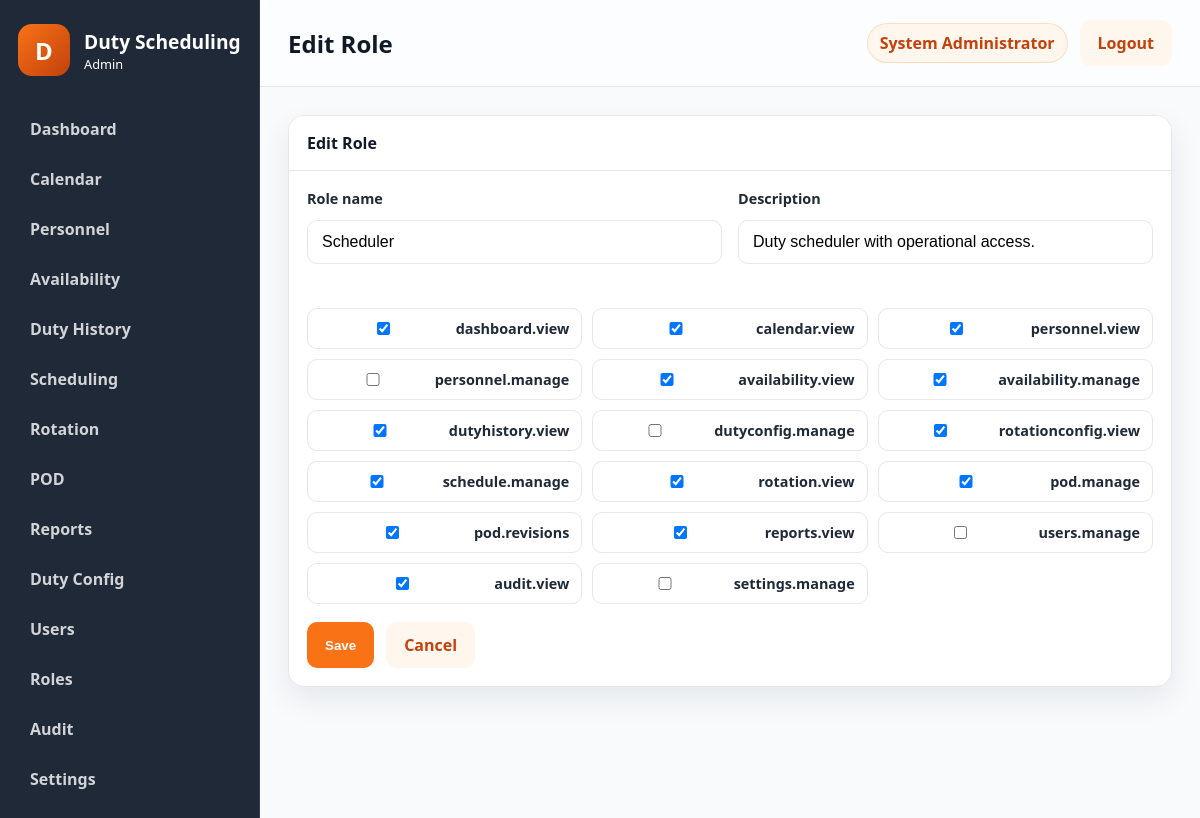
Screenshot of /public/?route=roles/edit&id=2 (signed in) with the database file from the repository.
### tables this page shows
CREATE TABLE users (
    id INT NOT NULL AUTO_INCREMENT,
    username VARCHAR(50) NOT NULL,
    password_hash VARCHAR(255) NOT NULL,
    full_name VARCHAR(100) NOT NULL,
    email VARCHAR(100) NULL,
    role_id INT NOT NULL,
    status ENUM('active','inactive') NOT NULL DEFAULT 'active',
    failed_login_attempts INT NOT NULL DEFAULT 0,
    locked_until DATETIME NULL,
    last_login DATETIME NULL,
    created_at TIMESTAMP NOT NULL DEFAULT CURRENT_TIMESTAMP,
    updated_at TIMESTAMP NOT NULL DEFAULT CURRENT_TIMESTAMP ON UPDATE CURRENT_TIMESTAMP,
    PRIMARY KEY (id),
    UNIQUE KEY uk_users_username (username),
    KEY idx_users_role_id (role_id),
    CONSTRAINT fk_users_role_id FOREIGN KEY (role_id) REFERENCES roles (id)
        ON UPDATE CASCADE
        ON DELETE RESTRICT
);

CREATE TABLE roles (
    id INT NOT NULL AUTO_INCREMENT,
    role_name VARCHAR(50) NOT NULL,
    description VARCHAR(255) NULL,
    permissions LONGTEXT NULL,
    is_active TINYINT(1) NOT NULL DEFAULT 1,
    created_at TIMESTAMP NOT NULL DEFAULT CURRENT_TIMESTAMP,
    updated_at TIMESTAMP NOT NULL DEFAULT CURRENT_TIMESTAMP ON UPDATE CURRENT_TIMESTAMP,
    PRIMARY KEY (id),
    UNIQUE KEY uk_roles_role_name (role_name)
);

### controllers/UserController.php (called while the page is built, shortened)
<?php
class UserController
{
    public function roleEdit(): void
    {
        $id = (int) ($_GET['id'] ?? 0);
        $role = Role::findById($id);
        $pageTitle = 'Edit Role';
        include APP_ROOT . '/views/layouts/layout.php';
    }
}

### public/index.php (called while the page is built, shortened)
<?php
$route = trim((string) ($_GET['route'] ?? ''), " /\t\n\r");
$routeResolver = resolve_route($route);
[$controllerName, $actionName] = $routeResolver;
if ($route !== 'auth/login' && $route !== 'auth/logout' && !is_logged_in()) {
    redirect(APP_PUBLIC_URL . '/?route=auth/login');
}
$controller = new $controllerName();
$controller->{$actionName}();

### core/functions.php (called while the page is built, shortened)
<?php
function normalize_permission(string $permission): string
{
    $normalized = trim(strtolower($permission));
    $normalized = str_replace(':', '.', $normalized);
    $normalized = str_replace('_', '.', $normalized);
    return $normalized;
}
function e(mixed $value): string
{
    return htmlspecialchars((string) $value, ENT_QUOTES, 'UTF-8');
}
function user_has_permission(string $permission): bool
{
    $user = current_user();
    $permissions = $user['permissions'] ?? [];
    return in_array(normalize_permission($permission), $permissions, true);
}

### core/auth.php (called while the page is built, shortened)
<?php
function is_logged_in(): bool
{
    $user = current_user();
    return !empty($user);
}
function current_user(): ?array
{
    $sessionUser = $_SESSION['user'] ?? null;
    $userId = (int) ($_SESSION['user_id'] ?? 0);
    if (is_array($sessionUser) && !empty($sessionUser['id'])) {
        $user = User::findById($userId);
        $role = Role::findById((int) ($user['role_id'] ?? 0));
        $user['role_name'] = $role['role_name'] ?? ($sessionUser['role_name'] ?? '');
        $user['permissions'] = Role::getPermissionsForRoleId((int) ($user['role_id'] ?? 0));
        return $user;
    }
    $user = User::findById($userId);
    $role = Role::findById((int) ($user['role_id'] ?? 0));
    $user['role_name'] = $role['role_name'] ?? '';
    $user['permissions'] = Role::getPermissionsForRoleId((int) ($user['role_id'] ?? 0));
    return $user;
}

### models/User.php (called while the page is built, shortened)
<?php
class User
{
    public static function findById(int $id): ?array
    {
        $pdo = get_db();
        $statement = $pdo->prepare(
            'SELECT u.*, r.role_name, r.permissions AS role_permissions
             FROM users u
             LEFT JOIN roles r ON r.id = u.role_id
             WHERE u.id = :id
             LIMIT 1'
        );
        $statement->execute([':id' => $id]);
        $user = $statement->fetch();
        $user['permissions'] = Role::decodePermissions($user['role_permissions'] ?? '[]');
        return $user;
    }
}

### models/Role.php (called while the page is built, shortened)
<?php
class Role
{
    public static function findById(int $id): ?array
    {
        $pdo = get_db();
        $statement = $pdo->prepare('SELECT * FROM roles WHERE id = :id LIMIT 1');
        $statement->execute([':id' => $id]);
        $role = $statement->fetch();
        return $role ?: null;
    }
    public static function getPermissionsForRoleId(int $roleId): array
    {
        $role = self::findById($roleId);
        return self::decodePermissions($role['permissions'] ?? '[]');
    }
    public static function decodePermissions(mixed $permissions): array
    {
        $values = [];
        if (is_array($permissions)) {
            $values = array_values($permissions);
        } else {
            $decoded = json_decode((string) $permissions, true);
            if (is_array($decoded)) {
                $values = array_values($decoded);
            }
        }
        $normalized = [];
        foreach ($values as $value) {
            $normalized[] = normalize_permission((string) $value);
        }
        return array_values(array_unique($normalized));
    }
}

### views/users/role-form.php (the view, shortened to what this page needs)
<?php
$selectedPermissions = [];
if (isset($role['permissions'])) {
    $selectedPermissions = Role::decodePermissions($role['permissions'] ?? '[]');
}
?>
<div class="panel">
    <div class="panel-header">
        <span><?= e($pageTitle); ?></span>
    </div>
    <div class="panel-body">
        <form method="post" action="<?= e(APP_PUBLIC_URL . '/?route=roles/save'); ?>" class="stack-form">
            <div class="form-grid">
                <div class="form-group">
                    <label>Role name</label>
                    <input type="text" name="role_name" value="<?= e($role['role_name'] ?? ''); ?>" required>
                </div>
                <div class="form-group">
                    <label>Description</label>
                    <input type="text" name="description" value="<?= e($role['description'] ?? ''); ?>">
                </div>
            </div>
            <div class="permission-grid">
                <?php foreach ($permissions as $permission): ?>
                    <label class="checkbox-row">
                        <input type="checkbox" name="perm_<?= e($permission); ?>" value="<?= e($permission); ?>" <?= in_array($permission, $selectedPermissions, true) ? 'checked' : ''; ?>>
                        <span><?= e($permission); ?></span>
                    </label>
                <?php endforeach; ?>
            </div>
            <div class="button-row">
                <button type="submit" class="btn btn-primary">Save</button>
                <a class="btn btn-secondary" href="<?= e(APP_PUBLIC_URL . '/?route=roles/index'); ?>">Cancel</a>
            </div>
        </form>
    </div>
</div>

### views/layouts/layout.php (shortened to what this page needs)
<?php
$user = $user ?? current_user();
$pageTitle = $pageTitle ?? 'Dashboard';
$viewFile = $viewFile ?? APP_ROOT . '/views/dashboard/index.php';
?>
<!doctype html>
<html lang="en">
<head>
    <link rel="stylesheet" href="<?= e(APP_PUBLIC_URL . '/assets/css/app.css'); ?>">
    <link rel="stylesheet" href="<?= e(APP_PUBLIC_URL . '/assets/css/print.css'); ?>">
</head>
<body class="app-body">
    <div class="app-shell">
        <?php include APP_ROOT . '/views/layouts/sidebar.php'; ?>
        <main class="main-panel">
            <header class="topbar no-print">
                <div>
                    <h1><?= e($pageTitle); ?></h1>
                </div>
                <div class="topbar-actions">
                    <span class="user-pill"><?= e($user['full_name'] ?? 'Administrator'); ?></span>
                    <a class="btn btn-secondary" href="<?= e(APP_PUBLIC_URL . '/?route=auth/logout'); ?>">Logout</a>
                </div>
            </header>
            <section class="content-area">
                <?php include $viewFile; ?>
            </section>
        </main>
    </div>
</body>
</html>

### public/assets/css/app.css (style rules this page uses)
:root { --primary: #F97316; --primary-dark: #C2410C; --primary-light: #FFF7ED; --dark: #1F2937; --bg: #F8FAFC; --border: #E5E7EB; --text: #111827; --muted: #6B7280; --shadow: 0 12px 30px rgba(15, 23, 42, 0.08); --radius: 16px; --card-bg: #FFFFFF; --danger: #DC2626; --success: #16A34A; --warning: #F59E0B; }
* { box-sizing: border-box; }
html, body { margin: 0; min-height: 100%; font-family: "Segoe UI", Tahoma, Geneva, Verdana, sans-serif; background: var(--bg); color: var(--text); }
body { min-height: 100vh; }
.login-form, .form-group { display: flex; flex-direction: column; gap: 12px; }
.form-group { margin-bottom: 18px; }
label { color: var(--dark); font-weight: 600; font-size: 0.9rem; }
input { width: 100%; padding: 12px 14px; border: 1px solid var(--border); border-radius: 10px; background: #fff; font-size: 1rem; }
.btn { display: inline-flex; align-items: center; justify-content: center; padding: 12px 18px; border: none; border-radius: 10px; text-decoration: none; cursor: pointer; font-weight: 600; transition: opacity 0.2s ease; }
.btn-primary { background: var(--primary); color: #fff; }
.btn-secondary { background: var(--primary-light); color: var(--primary-dark); }
.app-body { background: var(--bg); }
.app-shell { display: flex; min-height: 100vh; }
.main-panel { flex: 1; display: flex; flex-direction: column; }
.topbar { display: flex; align-items: center; justify-content: space-between; padding: 20px 28px; background: rgba(255, 255, 255, 0.6); border-bottom: 1px solid var(--border); backdrop-filter: blur(10px); }
.topbar h1 { margin: 0; font-size: 1.5rem; }
.topbar-actions { display: flex; align-items: center; gap: 12px; }
.user-pill { background: var(--primary-light); color: var(--primary-dark); border: 1px solid rgba(249, 115, 22, 0.2); border-radius: 999px; padding: 8px 12px; font-weight: 600; }
.content-area { padding: 28px; }
.form-grid { display: grid; grid-template-columns: repeat(auto-fit, minmax(220px, 1fr)); gap: 16px; }
.stack-form { display: flex; flex-direction: column; gap: 18px; }
.button-row { display: flex; gap: 12px; flex-wrap: wrap; }
.permission-grid { display: grid; grid-template-columns: repeat(auto-fit, minmax(220px, 1fr)); gap: 10px; margin-top: 8px; }
.checkbox-row { display: flex; align-items: center; gap: 10px; padding: 10px 12px; border: 1px solid var(--border); border-radius: 10px; background: #fff; }
.panel { background: var(--card-bg); border: 1px solid var(--border); border-radius: var(--radius); overflow: hidden; box-shadow: var(--shadow); }
.panel-header { display: flex; align-items: center; justify-content: space-between; padding: 16px 18px; border-bottom: 1px solid var(--border); background: #fff; font-weight: 700; }
.panel-body { padding: 18px; }
.no-print { print-color-adjust: exact; }

### public/assets/css/print.css (style rules this page uses)
body { background: #fff; }

### rows the page displays
users: full_name "System Administrator"
roles: role_name "Scheduler", description "Duty scheduler with operational access.", permissions "☑"

### other values shown
$item['label'] "Dashboard"
$item['label'] "Calendar"
$item['label'] "Personnel"
$item['label'] "Availability"
$item['label'] "Duty History"
$item['label'] "Scheduling"
$item['label'] "Rotation"
$item['label'] "POD"
$item['label'] "Reports"
$item['label'] "Duty Config"
$item['label'] "Users"
$item['label'] "Roles"
$item['label'] "Audit"
$item['label'] "Settings"
$pageTitle "Edit Role"
